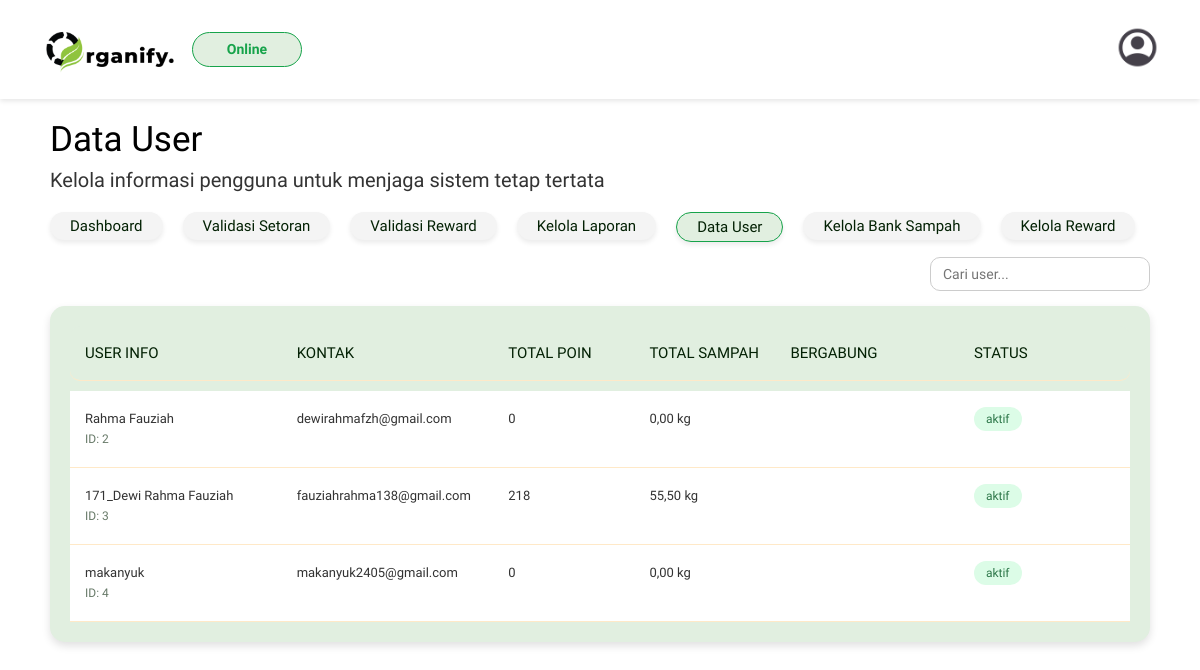
The page /admin/data_user.php (signed in) on the database its author committed.
### tables this page shows
CREATE TABLE `user` (
  `id_user` int NOT NULL,
  `nama` varchar(100) DEFAULT NULL,
  `email` varchar(100) DEFAULT NULL,
  `password` varchar(255) DEFAULT NULL,
  `alamat` text,
  `no_hp` varchar(15) DEFAULT NULL,
  `tanggal_daftar` date DEFAULT NULL,
  `status` varchar(20) NOT NULL DEFAULT 'aktif',
  `total_setor` int DEFAULT '0',
  `total_berat` decimal(10,2) DEFAULT '0.00',
  `tanggal_lahir` date DEFAULT NULL,
  `reset_token` varchar(100) DEFAULT NULL,
  `reset_expire` datetime DEFAULT NULL
);

### admin/data_user.php (the view, shortened to what this page needs)
<?php
include '../config.php';
$poinKategori = [
    'Sampah Sisa Makanan' => 10,
    'Sampah Sisa Buah dan Sayur' => 12,
    'Sampah Hewani' => 8,
    'Sampah Pertanian' => 5,
    'Sampah Kotoran Hewan' => 4,
    'Sampah Daun dan Ranting Kering' => 6
];
$search = isset($_GET['search']) ? $_GET['search'] : "";
$search = mysqli_real_escape_string($conn, $search);
$queryUser = mysqli_query($conn, "
    SELECT * FROM user
    WHERE nama LIKE '%$search%' OR email LIKE '%$search%'
");
$totalPoinUser = [];
$totalBeratUser = [];
$querySetoran = mysqli_query($conn, "
    SELECT id_user, kategori, berat
    FROM setoran
    WHERE status='diverifikasi'
");
while ($row = mysqli_fetch_assoc($querySetoran)) {
    $id = $row['id_user'];
    $kategori = $row['kategori'];
    $berat = (float)$row['berat'];
    $poin = isset($poinKategori[$kategori]) ? $berat * $poinKategori[$kategori] : 0;
    $totalPoinUser[$id] = ($totalPoinUser[$id] ?? 0) + $poin;
    $totalBeratUser[$id] = ($totalBeratUser[$id] ?? 0) + $berat;
}
$queryTukar = mysqli_query($conn, "
    SELECT rr.id_user, IFNULL(SUM(r.poin_diperlukan),0) AS total_tukar
    FROM req_reward rr
    LEFT JOIN reward r ON rr.id_reward = r.id_reward
    WHERE rr.status IN ('disetujui','berhasil')
    GROUP BY rr.id_user
");
while ($row = mysqli_fetch_assoc($queryTukar)) {
    $id = $row['id_user'];
    $totalTukar = (float)$row['total_tukar'];
    if (isset($totalPoinUser[$id])) {
        $totalPoinUser[$id] -= $totalTukar;
    } else {
        $totalPoinUser[$id] = 0;
    }
}
$id_admin = $_SESSION['admin_id'];
mysqli_query($conn, "UPDATE admin SET last_active = NOW() WHERE id_admin = '$id_admin'");
$q_admin = mysqli_query($conn, "SELECT * FROM admin WHERE id_admin = '$id_admin'");
$admin = mysqli_fetch_assoc($q_admin);
$last_active = strtotime($admin['last_active'] ?? 0);
$online = (time() - $last_active) < 60;
?>
<!DOCTYPE html>
<html lang="id">
<head>
    <link rel="stylesheet" href="../assets/css_admin/data_user.css">
</head>
<body>
<header class="navbar">
  <div class="logo-container">
    <img src="../assets/img/logo hitam.png" alt="Organify Logo" class="logo" />
    <div class="status-indicator <?= $online ? 'online' : 'offline' ?>">
        <?= $online ? 'Online' : 'Offline' ?>
    </div>
  </div>
  <div class="profile-icon" onclick="window.location.href='profile_admin.php'">
      <img src="../assets/img/icon user hitam.png" alt="Akun Admin" />
  </div>
</header>
<main class="dashboard-container">
    <section class="greeting">
        <h1>Data User</h1>
        <p>Kelola informasi pengguna untuk menjaga sistem tetap tertata</p>
    </section>
    <nav class="menu">
        <a href="dashboard.php"><button>Dashboard</button></a>
        <a href="validasi_setoran.php"><button>Validasi Setoran</button></a>
        <a href="validasi_reward.php"><button>Validasi Reward</button></a>
        <a href="kelola_laporan.php"><button>Kelola Laporan</button></a>
        <a href="data_user.php"><button class="active">Data User</button></a>
        <a href="kelola_banksampah.php"><button>Kelola Bank Sampah</button></a>
        <a href="kelola_reward.php"><button>Kelola Reward</button></a>
    </nav>
    <div class="search-box">
        <form method="GET">
            <input type="text" name="search" placeholder="Cari user..." value="<?= htmlspecialchars($search) ?>">
        </form>
    </div>
    <div class="user-table">
        <div class="user-row user-header">
            <div>USER INFO</div>
            <div>KONTAK</div>
            <div>TOTAL POIN</div>
            <div>TOTAL SAMPAH</div>
            <div>BERGABUNG</div>
            <div>STATUS</div>
        </div>
        <?php while ($row = mysqli_fetch_assoc($queryUser)) { ?>
        <div class="user-row">
            <div class="cell">
                <p class="name"><?= htmlspecialchars($row['nama']) ?></p>
                <p class="id">ID: <?= $row['id_user'] ?></p>
            </div>
            <div class="cell">
                <p class="email"><?= htmlspecialchars($row['email']) ?></p>
            </div>
            <div class="cell total-poin">
                <p><?= number_format($totalPoinUser[$row['id_user']] ?? 0, 0, ',', '.') ?></p>
            </div>
            <div class="cell total-berat">
                <p><?= number_format($totalBeratUser[$row['id_user']] ?? 0, 2, ',', '.') ?> kg</p>
            </div>
            <div class="cell bergabung">
            </div>
            <div class="cell">
                <span class="status <?= strtolower($row['status']) ?>">
                    <?= htmlspecialchars($row['status']) ?>
                </span>
            </div>
        </div>
        <?php } ?>
    </div>
</main>
</body>
</html>

### assets/css_admin/data_user.css (style rules this page uses)
* { margin: 0; padding: 0; box-sizing: border-box; font-family: "Mitr", sans-serif; }
body { background-color: #ffffff; color: #032104; overflow-x: hidden; }
html, body { height: auto !important; overflow-y: auto !important; }
.navbar { display: flex; justify-content: space-between; align-items: center; padding: 25px 40px; box-shadow: 0 2px 5px rgba(0, 0, 0, 0.1); background: #fff; position: sticky; top: 0; z-index: 100; }
.logo-container { display: flex; align-items: center; gap: 12px; }
.logo { width: 140px; height: auto; }
.status-indicator { width: 110px; height: 35px; border-radius: 35px; display: flex; align-items: center; justify-content: center; font-weight: 600; font-size: 14px; border: 1px solid; }
.status-indicator.online { background: #e1efe0; border-color: #16a34a; color: #16a34a; }
.profile-icon img { width: 45px; height: 45px; border-radius: 50%; object-fit: cover; }
.greeting { margin: 20px 50px 20px; }
.greeting h1 { font-size: 35px; font-weight: 500; color: #000; }
.greeting p { font-size: 20px; font-weight: 400; margin-top: 8px; color: #333; }
.menu { display: flex; gap: 20px; flex-wrap: wrap; margin: 15px 50px; }
.menu button { background: #f4f4f4; border: none; border-radius: 25px; padding: 5px 20px; font-size: 15px; cursor: pointer; color: #032104; box-shadow: 0 3px 5px rgba(0, 0, 0, 0.08); transition: all 0.25s ease; }
.menu button.active { background: #e1efe0; border: 1px solid #16a34a; color: #032104; }
.search-box { display: flex; justify-content: flex-end; padding: 0 50px; margin-bottom: 15px; }
.search-box input { width: 220px; padding: 8px 12px; border-radius: 10px; border: 1px solid #ccc; font-size: 14px; }
.user-table { background: #e1efe0; margin: 0 50px 40px; padding: 20px; border-radius: 15px; box-shadow: 0 4px 8px rgba(0, 0, 0, 0.12); }
.user-row { display: grid; grid-template-columns: 1.5fr 1.5fr 1fr 1fr 1.3fr 1fr; background: #fff; padding: 18px 15px; border-bottom: 1px solid #ffe9c8; font-size: 15px; }
.user-header { background: #e1efe0; font-weight: 500; border-radius: 10px; margin-bottom: 10px; }
.cell p { line-height: 20px; margin: 0; }
.cell .name { font-size: 13px !important; font-weight: 500 !important; color: #333 !important; }
.cell .id { font-size: 12px !important; opacity: 0.6 !important; }
.cell .email { font-size: 13px !important; color: #333 !important; }
.cell.total-poin p { font-size: 13px !important; font-weight: 00 !important; color: #333 !important; }
.cell.total-berat p { font-size: 13px !important; font-weight: 400 !important; color: #333 !important; }
.status.aktif { padding: 5px 12px; border-radius: 15px; font-size: 12px; background: #dcfce7; color: #2d7749; }

### rows shown on the page
user: nama "Rahma Fauziah", id_user "2", email "dewirahmafzh@gmail.com", id_user "0", id_user "0,00", status "aktif"
user: nama "171_Dewi Rahma Fauziah", id_user "3", email "fauziahrahma138@gmail.com", id_user "218", id_user "55,50", status "aktif"
user: nama "makanyuk", id_user "4", email "makanyuk2405@gmail.com", id_user "0", id_user "0,00", status "aktif"
